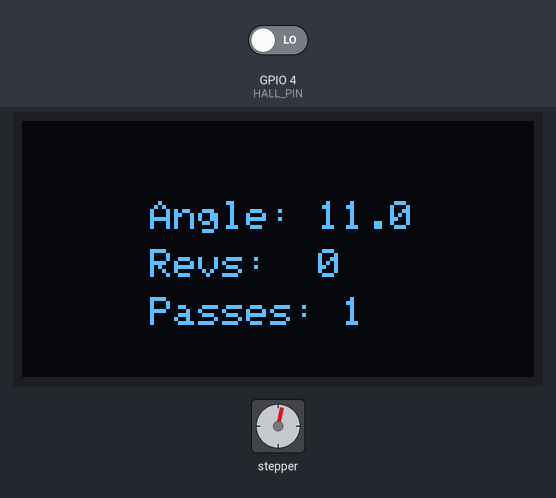
Simulated run of this sketch. Board: ESP32-S3. Shown: stepper motor, 128×64 one-colour display. Wiring (inferred from the names in the program): stepper motor (2048 steps per turn assumed): coils GPIO 7, GPIO 8, GPIO 9, GPIO 10. Inputs (shaded band) come from the test bench; at power-on: GPIO 4 (HALL_PIN) LOW. What the sketch prints to the serial monitor is not drawn.

Above: at 0.29 s.
At 10.09 s:
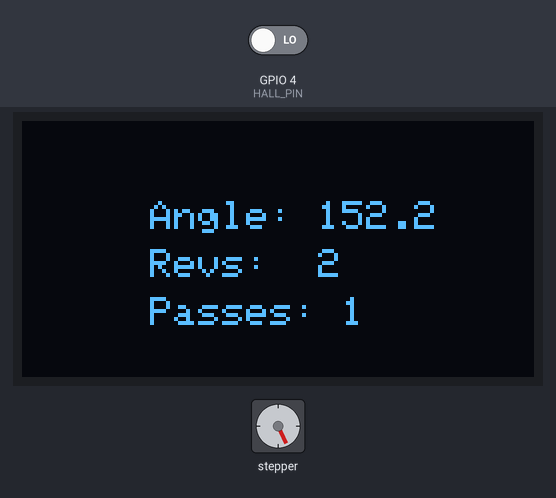
At 20.01 s:
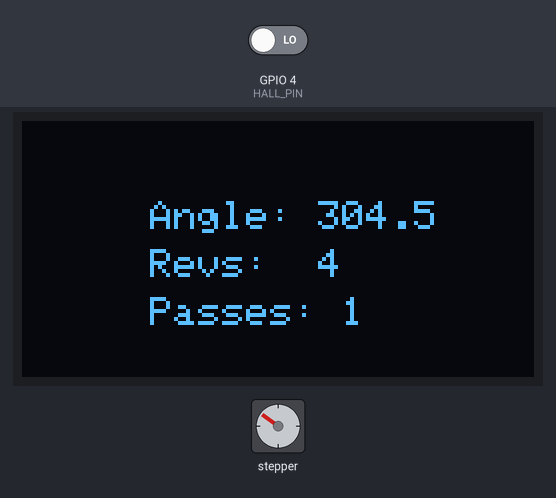
At 39.86 s:
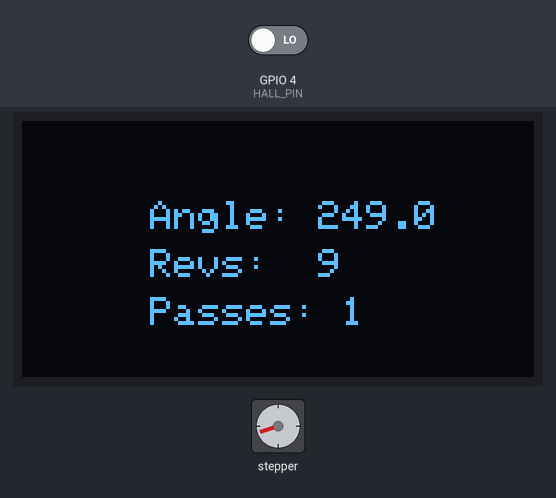
Timing chart, 0 to 40.0 s (numbered marks = the images above):
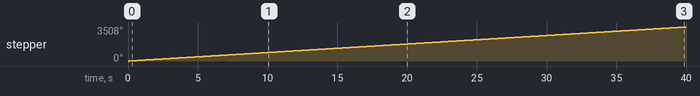

The sketch:

stepper_motor.ino
```cpp
#include <Wire.h>
#include <Adafruit_GFX.h>
#include <Adafruit_SSD1306.h>

// OLED configuration (I2C on GPIO6=SCL, GPIO5=SDA)
#define SCREEN_WIDTH 128
#define SCREEN_HEIGHT 64
#define OLED_SDA 5
#define OLED_SCL 6

Adafruit_SSD1306 display(SCREEN_WIDTH, SCREEN_HEIGHT, &Wire, -1);

// Stepper motor pins (ULN2003)
#define IN1 7
#define IN2 8
#define IN3 9
#define IN4 10

// Hall sensor pin
#define HALL_PIN 4

// 28BYJ-48 stepper: 4096 steps per revolution (half-step mode)
#define STEPS_PER_REV 4096
#define STEP_INTERVAL_US 1000  // microseconds between steps

// Half-step sequence for smoother operation
const int stepSequence[8][4] = {
    {1, 0, 0, 0},
    {1, 1, 0, 0},
    {0, 1, 0, 0},
    {0, 1, 1, 0},
    {0, 0, 1, 0},
    {0, 0, 1, 1},
    {0, 0, 0, 1},
    {1, 0, 0, 1}
};

// Volatile variables shared with interrupt
volatile int currentStep = 0;
volatile long totalSteps = 0;
volatile bool motorRunning = true;

// Hall sensor tracking
long magnetCount = 0;
bool lastMagnetState = false;

// Hardware timer
hw_timer_t *timer = NULL;

// Interrupt service routine - called every STEP_INTERVAL_US
void IRAM_ATTR onTimer() {
    if (!motorRunning) return;

    currentStep++;
    if (currentStep > 7) currentStep = 0;
    totalSteps++;

    // Set coil states directly (faster than digitalWrite in ISR)
    digitalWrite(IN1, stepSequence[currentStep][0]);
    digitalWrite(IN2, stepSequence[currentStep][1]);
    digitalWrite(IN3, stepSequence[currentStep][2]);
    digitalWrite(IN4, stepSequence[currentStep][3]);
}

void stopMotor() {
    motorRunning = false;
    digitalWrite(IN1, LOW);
    digitalWrite(IN2, LOW);
    digitalWrite(IN3, LOW);
    digitalWrite(IN4, LOW);
}

void startMotor() {
    motorRunning = true;
}

void updateDisplay() {
    // Copy volatile variables
    long steps = totalSteps;

    float angle = fmod((steps * 360.0 / STEPS_PER_REV), 360.0);
    if (angle < 0) angle += 360;
    long revolutions = steps / STEPS_PER_REV;

    display.clearDisplay();
    display.setTextSize(1);
    display.setTextColor(SSD1306_WHITE);
    display.setCursor(32, 20);
    display.print("Angle: ");
    display.print(angle, 1);
    display.setCursor(32, 32);
    display.print("Revs:  ");
    display.print(revolutions);
    display.setCursor(32, 44);
    display.print("Passes: ");
    display.print(magnetCount);
    display.display();
}

void setup() {
    Serial.begin(115200);

    // Initialize motor pins
    pinMode(IN1, OUTPUT);
    pinMode(IN2, OUTPUT);
    pinMode(IN3, OUTPUT);
    pinMode(IN4, OUTPUT);
    stopMotor();

    // Initialize hall sensor
    pinMode(HALL_PIN, INPUT);

    // Initialize I2C for OLED
    Wire.begin(OLED_SDA, OLED_SCL);

    // Initialize OLED
    if (!display.begin(SSD1306_SWITCHCAPVCC, 0x3C)) {
        Serial.println("SSD1306 allocation failed");
    }

    display.clearDisplay();
    display.display();

    Serial.println("Stepper motor ready!");
    updateDisplay();

    // Set up hardware timer
    // Timer 0, prescaler 80 (1MHz tick = 1us per tick)
    timer = timerBegin(1000000);  // 1MHz frequency
    timerAttachInterrupt(timer, &onTimer);
    timerAlarm(timer, STEP_INTERVAL_US, true, 0);  // alarm every STEP_INTERVAL_US, auto-reload

    startMotor();
}

void loop() {
    // Check hall sensor (active LOW)
    bool magnetDetected = (digitalRead(HALL_PIN) == LOW);

    // Count rising edge (magnet just arrived)
    if (magnetDetected && !lastMagnetState) {
        magnetCount++;
    }
    lastMagnetState = magnetDetected;

    // Update display - motor runs independently via interrupt
    updateDisplay();
    delay(100);
}
```

Measured:
- by itself, stepper: keeps turning clockwise at about 88°/s
